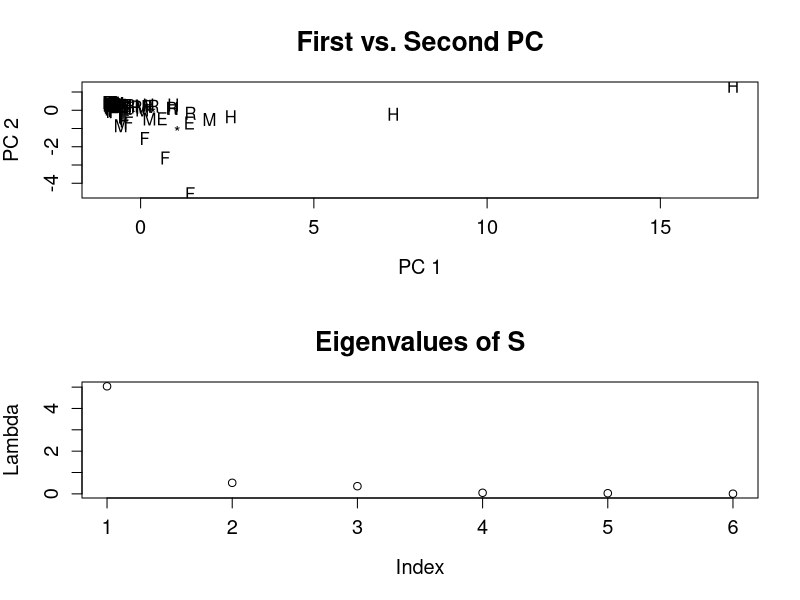

The R source for this figure:

# clear all variables
rm(list = ls(all = TRUE))
graphics.off()

# load data
x = read.table("uscomp2.dat")
colnames(x) = c("Company", "A", "S", "MV", "P", "CF", "E", "Sector")
attach(x)
Sector = as.character(Sector)
Sector[1:2]   = "H"
Sector[3:17]  = "E"
Sector[18:34] = "F"
Sector[35:42] = "H"
Sector[43:52] = "M"
Sector[53:63] = "*"
Sector[64:73] = "R"
Sector[74:79] = "*"

x = as.matrix(x[, 2:7])
n = nrow(x)  # number of rows
x = (x - matrix(apply(x, 2, mean), n, 6, byrow = T))/matrix(sqrt((n - 1) * apply(x, 
    2, var)/n), n, 6, byrow = T)  # standardizes the data
eig = eigen((n - 1) * cov(x)/n)   # spectral decomposition
e   = eig$values
v   = eig$vectors
x   = as.matrix(x) %*% v          # principal components

# plot
par(mfrow = c(2, 1))
plot(cbind(-x[, 1], -x[, 2]), type = "n", xlab = "PC 1", ylab = "PC 2", main = "First vs. Second PC", 
    cex.lab = 1.2, cex.axis = 1.2, cex.main = 1.6)
text(cbind(-x[, 1], -x[, 2]), Sector)
plot(e, xlab = "Index", ylab = "Lambda", main = "Eigenvalues of S", cex.lab = 1.2, 
    cex.axis = 1.2, cex.main = 1.6) 
